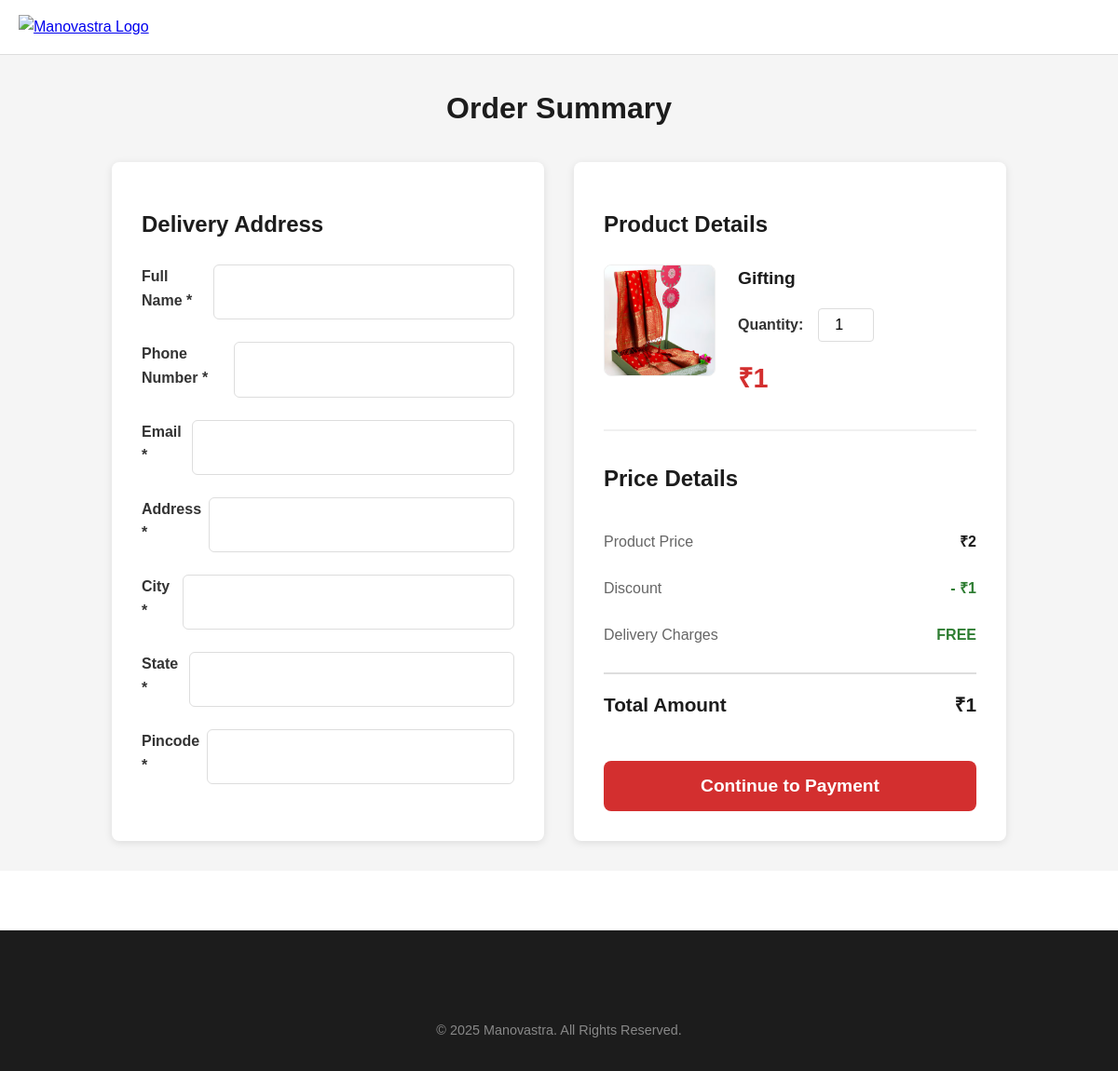
/order/gifting/, run on the app's committed database.
### home/models.py (models this page shows, shortened)
class Product(models.Model):
    CATEGORY_CHOICES = [
        ('saree', 'Saree'),
        ('gown', 'Gown'),
        ('kurti', 'Kurti'),
        ('kurta_set', 'Kurta Set'),
        ('lehenga', 'Lehenga'),
        ('other', 'Other'),
    ]
    name = models.CharField(max_length=200)
    slug = models.SlugField(unique=True, blank=True)
    description = models.TextField(blank=True)
    category = models.CharField(max_length=20, choices=CATEGORY_CHOICES, default='saree')
    is_bestseller = models.BooleanField(default=False, help_text="Show in Bestsellers section")
    is_ready_to_wear = models.BooleanField(default=False, help_text="Show in Ready to Wear section")
    is_wedding = models.BooleanField(default=False, help_text="Show in Wedding Collection section")
    original_price = models.DecimalField(max_digits=10, decimal_places=2, default=0)
    sale_price = models.DecimalField(max_digits=10, decimal_places=2, default=0)
    image = models.ImageField(upload_to='products/')
    image_hover = models.ImageField(upload_to='products/hover/', blank=True, null=True)
    fabric = models.CharField(max_length=100, blank=True)
    color = models.CharField(max_length=50, blank=True)
    rating = models.DecimalField(max_digits=2, decimal_places=1, default=5.0)
    review_count = models.IntegerField(default=0)
    is_active = models.BooleanField(default=True)
    stock_quantity = models.IntegerField(default=0)
    display_order = models.IntegerField(default=0, help_text="Display order")
    created_at = models.DateTimeField(auto_now_add=True)
    updated_at = models.DateTimeField(auto_now=True)
    class Meta:
        ordering = ['-created_at']
        verbose_name = "Product"
        verbose_name_plural = "Products"
    @property
    def savings(self):
        return self.original_price - self.sale_price

### home/views.py (the view)
# urls.py: path('order/<slug:slug>/', views.order_summary, name='order_summary'),\
def order_summary(request, slug):
    product = get_object_or_404(Product, slug=slug, is_active=True)
    return render(request, 'order_summary.html', {
        'product': product,
        'razorpay_key_id': settings.RAZORPAY_KEY_ID,
    })

### templates/order_summary.html (shortened to what this page needs)
<!DOCTYPE html>
<html lang="en">
<head>
    {% load static %}
    <link rel="stylesheet" href="{% static 'css/style.css' %}">
</head>
<body>
    <header class="header">
        <div class="container">
            <div class="header-logo">
                <a href="/">
                    <img src="{% static 'Images/Manovastra.png' %}" alt="Manovastra Logo">
                </a>
            </div>
        </div>
    </header>
    <section class="order-summary-page">
        <div class="order-container">
            <h1 class="page-title">Order Summary</h1>
            <div class="order-content">
                <div class="delivery-section">
                    <h2 class="section-title">Delivery Address</h2>
                    <form id="orderForm">
                        <div class="form-group">
                            <label class="form-label">Full Name *</label>
                            <input type="text" name="full_name" id="full_name" class="form-input" required>
                        </div>
                        <div class="form-group">
                            <label class="form-label">Phone Number *</label>
                            <input type="tel" name="phone" id="phone" class="form-input" required>
                        </div>
                        <div class="form-group">
                            <label class="form-label">Email *</label>
                            <input type="email" name="email" id="email" class="form-input" required>
                        </div>
                        <div class="form-group">
                            <label class="form-label">Address *</label>
                            <input type="text" name="address" id="address" class="form-input" required>
                        </div>
                        <div class="form-group">
                            <label class="form-label">City *</label>
                            <input type="text" name="city" id="city" class="form-input" required>
                        </div>
                        <div class="form-group">
                            <label class="form-label">State *</label>
                            <input type="text" name="state" id="state" class="form-input" required>
                        </div>
                        <div class="form-group">
                            <label class="form-label">Pincode *</label>
                            <input type="text" name="pincode" id="pincode" class="form-input" required>
                        </div>
                    </form>
                </div>
                <div class="product-summary">
                    <h2 class="section-title">Product Details</h2>
                    <div class="product-details">
                        <img src="{{ product.image.url }}" alt="{{ product.name }}" class="product-img">
                        <div class="product-info-text">
                            <h3 class="product-name-text">{{ product.name }}</h3>
                            <div class="quantity-selector">
                                <span class="qty-label">Quantity:</span>
                                <input type="number" value="1" min="1" max="10" class="qty-input" id="quantity">
                            </div>
                            <div class="product-price-text">₹{{ product.sale_price|floatformat:0 }}</div>
                        </div>
                    </div>
                    <div class="price-details">
                        <h3 class="section-title">Price Details</h3>
                        <div class="price-row">
                            <span class="price-label">Product Price</span>
                            <span class="price-value" id="productPrice">₹{{ product.original_price|floatformat:0 }}</span>
                        </div>
                        <div class="price-row">
                            <span class="price-label">Discount</span>
                            <span class="price-value savings-value" id="discount">- ₹{{ product.savings|floatformat:0 }}</span>
                        </div>
                        <div class="price-row">
                            <span class="price-label">Delivery Charges</span>
                            <span class="price-value savings-value">FREE</span>
                        </div>
                        <div class="price-row total">
                            <span>Total Amount</span>
                            <span id="totalAmount">₹{{ product.sale_price|floatformat:0 }}</span>
                        </div>
                    </div>
                    <button type="button" class="continue-btn" id="paymentBtn">
                        Continue to Payment
                    </button>
                </div>
            </div>
        </div>
    </section>
    <footer class="footer">
        <div class="container">
            <div class="footer-bottom">
                <p>&copy; 2025 Manovastra. All Rights Reserved.</p>
            </div>
        </div>
    </footer>
</body>
</html>

### static/css/style.css (style rules this page uses)
* { margin: 0; padding: 0; box-sizing: border-box; }
body { font-family: 'Arial', sans-serif; line-height: 1.6; color: #333; }
.container { max-width: 1400px; margin: 0 auto; padding: 0 20px; }
.header { position: sticky; top: 0; background: #fff; border-bottom: 1px solid rgba(28, 28, 28, 0.15); z-index: 1000; padding: 1rem 0; }
.header .container { display: grid; grid-template-columns: auto 1fr auto; align-items: center; gap: 2rem; }
.header-logo img { height: 50px; width: auto; }
@media (min-width: 768px) { .header-logo img { height: 70px; } }
.footer { background: #1c1c1c; color: #fff; padding: 2rem 0; text-align: center; margin-top: 3rem; }
.section-title { font-size: 2.5rem; font-weight: bold; color: #1c1c1c; margin: 1rem 0; }
.footer { background: #1c1c1c; color: #fff; padding: 4rem 0 2rem; margin-top: 4rem; }
.form-group { display: flex; gap: 0.5rem; }
.footer-bottom { text-align: center; padding-top: 2rem; color: #888; font-size: 0.9rem; }
.footer-bottom p { margin: 0; }
body { -webkit-user-select: none; -moz-user-select: none; -ms-user-select: none; user-select: none; }
input, textarea { -webkit-user-select: text; -moz-user-select: text; -ms-user-select: text; user-select: text; }
img { -webkit-user-drag: none; -moz-user-drag: none; -ms-user-drag: none; user-drag: none; pointer-events: none; }
a img, button img { pointer-events: auto; }

### templates/order_summary.html (style rules this page uses)
.order-summary-page { background: #f5f5f5; padding: 2rem 0; min-height: 80vh; }
.order-container { max-width: 1000px; margin: 0 auto; padding: 0 20px; }
.page-title { text-align: center; font-size: 2rem; color: #1c1c1c; margin-bottom: 2rem; }
.order-content { display: grid; grid-template-columns: 1fr 1fr; gap: 2rem; }
.delivery-section { background: #fff; padding: 2rem; border-radius: 8px; box-shadow: 0 2px 8px rgba(0,0,0,0.1); }
.section-title { font-size: 1.5rem; margin-bottom: 1.5rem; color: #1c1c1c; font-weight: 600; }
.form-group { margin-bottom: 1.5rem; }
.form-label { display: block; margin-bottom: 0.5rem; font-weight: 600; color: #333; }
.form-input { width: 100%; padding: 12px; border: 1px solid #ddd; border-radius: 6px; font-size: 1rem; }
.product-summary { background: #fff; padding: 2rem; border-radius: 8px; box-shadow: 0 2px 8px rgba(0,0,0,0.1); }
.product-details { display: flex; gap: 1.5rem; margin-bottom: 2rem; padding-bottom: 2rem; border-bottom: 2px solid #f0f0f0; }
.product-img { width: 120px; height: 120px; object-fit: cover; border-radius: 8px; border: 1px solid #eee; }
.product-info-text { flex: 1; }
.product-name-text { font-size: 1.2rem; font-weight: 600; color: #1c1c1c; margin-bottom: 0.5rem; }
.quantity-selector { display: flex; align-items: center; gap: 1rem; margin: 1rem 0; }
.qty-label { font-weight: 600; }
.qty-input { width: 60px; padding: 8px; border: 1px solid #ddd; border-radius: 4px; text-align: center; font-size: 1rem; }
.product-price-text { font-size: 1.8rem; color: #d32f2f; font-weight: bold; }
.price-details { margin-bottom: 2rem; }
.price-row { display: flex; justify-content: space-between; padding: 0.75rem 0; font-size: 1rem; }
.price-row.total { border-top: 2px solid #ddd; margin-top: 1rem; padding-top: 1rem; font-size: 1.3rem; font-weight: bold; color: #1c1c1c; }
.price-label { color: #666; }
.price-value { font-weight: 600; color: #1c1c1c; }
.savings-value { color: #2e7d32; }
.continue-btn { width: 100%; padding: 16px; background: #d32f2f; color: #fff; border: none; border-radius: 8px; font-size: 1.2rem; font-weight: 600; cursor: pointer; transition: background 0.3s; }

### data on the page
Product: image (picture), name "Gifting", sale_price "1", original_price "2", savings "1"
